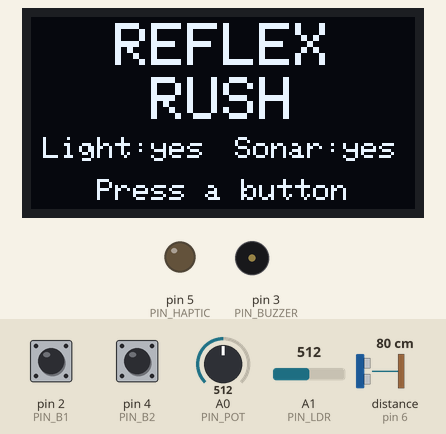
Simulated run of this sketch. Board: Arduino Nano, built with avr-gcc and run on an emulated ATmega328P. On the bench: 128×64 one-colour display, output pins drawn as LEDs (lit = HIGH), buzzer (waves = sounding). Wiring (inferred from the names in the program): ultrasonic range finder: trigger pin 7; echo pin 6. Inputs (shaded band) come from the test bench; at power-on: pin 2 (PIN_B1) LOW, pin 4 (PIN_B2) LOW, A0 (PIN_POT) = 512, A1 (PIN_LDR) = 512, distance to the obstacle (sensor on pin 6) 80 cm. The echo pulse lasts 58.3 µs per cm; random numbers use the default seed unless the sketch sets one; pins used as bus, display or sensor lines are not drawn.

Above: at 1.5 s.
1.6 s: pin 2 (PIN_B1) pulsed HIGH 5 times (0.12 s each, 0.3 s apart)
At 3.3 s:
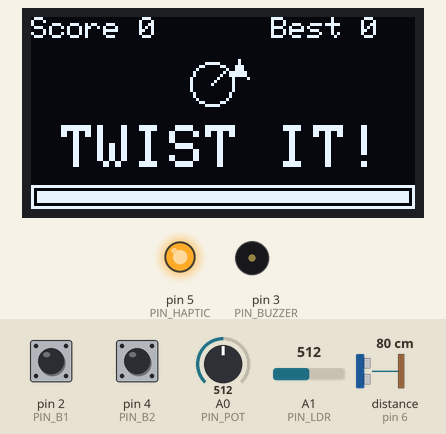
At 3.9 s:
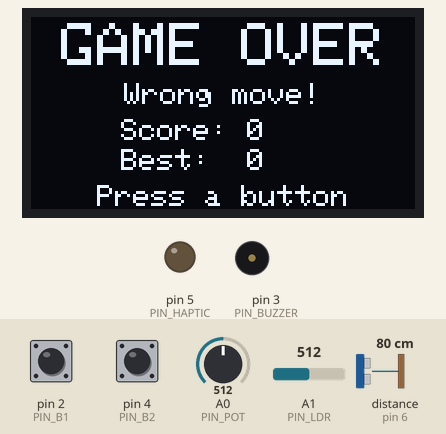
4.6 s: pin 4 (PIN_B2) pulsed HIGH 2 times (0.12 s each, 0.3 s apart)
At 5.71 s:
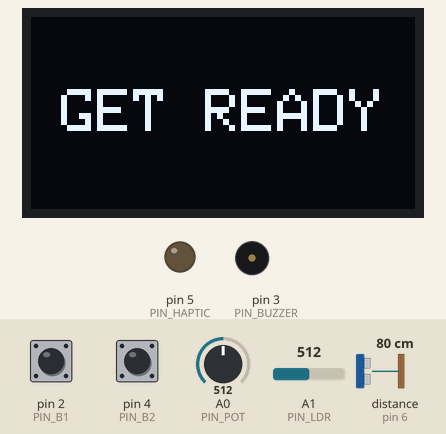
8.2 s: A0 (PIN_POT) set to 705
10.9 s: A0 (PIN_POT) set to 723
Timing chart, 0 to 13.4 s (numbered marks = the images above; inputs shaded):
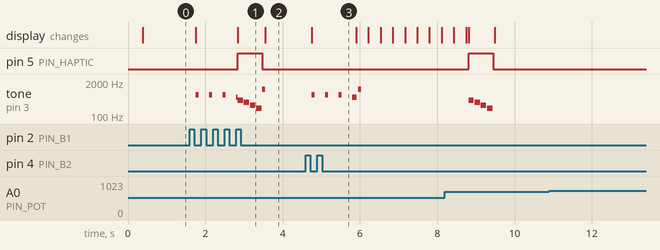

Measured:
- after the input at 1.6 s, pin 5 (PIN_HAPTIC): LOW → HIGH after 1.2 s, → LOW 0.64 s later; tone on pin 3 (PIN_BUZZER): plays 660 Hz for 0.08 s, 660 Hz for 0.08 s, 660 Hz for 0.08 s, 523 Hz for 0.03 s, 392 Hz for 0.14 s, 330 Hz for 0.14 s … (9 notes in this stretch), starting after 0.15 s
- after the input at 4.6 s, tone on pin 3 (PIN_BUZZER): plays 660 Hz for 0.08 s, 660 Hz for 0.08 s, 660 Hz for 0.08 s, 523 Hz for 0.11 s, 1047 Hz for 0.07 s, starting after 0.15 s; the display: changes after 0.15 s (image 3)
- after the input at 10.9 s, every drawn part: stays the same

The sketch:

ReflexRush.ino
```cpp
/*
 * REFLEX RUSH - a call-and-respond reaction game for the "TheThing" board.
 *
 * The screen (and a sound cue) tells you what to do. Do it before the bar
 * runs out. Every success makes the next call faster. Wrong move = game over.
 *
 *   PUSH 1!   -> BUTTON2 (SW2 "switch #1") on D2      cue: two high beeps
 *   PUSH 2!   -> BUTTON3 (SW3 "switch #2") on D4      cue: two low beeps
 *   TWIST IT! -> turn the potentiometer (A0)          cue: rising chirp
 *   COVER IT! -> cover the LDR / light sensor (A1)    cue: falling chirp
 *   WAVE IT!  -> wave a hand over the HC-SR04 sonar   cue: warble
 *
 * COVER and WAVE are only used if those sensors are detected at power-up.
 * The schematic swaps TRIGGER/ECHO (D6/D7) between its two pages, so both
 * wirings are tried automatically.
 * Pressing the wrong button or twisting when you shouldn't ends the game
 * (shadows and hands near the sonar are never counted against you).
 * Best score is saved in EEPROM.
 *
 * Libraries: "Adafruit SH110X" and "Adafruit GFX Library".
 */
#include <Wire.h>
#include <EEPROM.h>
#include <Adafruit_GFX.h>
#include <Adafruit_SH110X.h>

const uint8_t PIN_POT = A0, PIN_LDR = A1, PIN_B1 = 2, PIN_B2 = 4,
              PIN_BUZZER = 3, PIN_HAPTIC = 5;
uint8_t pinTrig = 7, pinEcho = 6;

Adafruit_SH1106G display(128, 64, &Wire, -1);
#define WHITE SH110X_WHITE
#define BLACK SH110X_BLACK

enum Cmd : uint8_t { PUSH1, PUSH2, TWIST, COVER, WAVE, NUM_CMDS };
const char txt0[] PROGMEM = "PUSH 1!";
const char txt1[] PROGMEM = "PUSH 2!";
const char txt2[] PROGMEM = "TWIST IT!";
const char txt3[] PROGMEM = "COVER IT!";
const char txt4[] PROGMEM = "WAVE IT!";
const char *const cmdText[] PROGMEM = {txt0, txt1, txt2, txt3, txt4};
// Two-note sound cue per command
const uint16_t PROGMEM cueNotes[NUM_CMDS][2] = {
  {1568, 1568}, {392, 392}, {523, 1047}, {1047, 523}, {880, 659}};

bool enabled[NUM_CMDS] = {true, true, true, false, false};
bool hasLdr = false, hasSonar = false;

enum State { TITLE, CALL, SUCCESS, FAIL };
State state = TITLE;

Cmd current, lastCmd = NUM_CMDS;
uint8_t repeatCount = 0;
uint16_t score = 0, best = 0;
uint16_t windowMs;
unsigned long callStart, stateUntil, cueNoteAt = 0, hapticOff = 0;
uint16_t cueSecond = 0;
int potBase, ldrBase, sonarBase;
const __FlashStringHelper *failReason;

// ---------- Inputs ----------
bool b1() { return digitalRead(PIN_B1) == HIGH; }
bool b2() { return digitalRead(PIN_B2) == HIGH; }

int sonarCm() {
  digitalWrite(pinTrig, LOW);
  delayMicroseconds(2);
  digitalWrite(pinTrig, HIGH);
  delayMicroseconds(10);
  digitalWrite(pinTrig, LOW);
  unsigned long us = pulseIn(pinEcho, HIGH, 12000);   // ~2 m max, keeps loop fast
  return us ? us / 58 : 0;                             // 0 = nothing / timeout
}

bool probeSonar(uint8_t trig, uint8_t echo) {
  pinTrig = trig; pinEcho = echo;
  pinMode(pinTrig, OUTPUT);
  pinMode(pinEcho, INPUT);
  uint8_t good = 0;
  for (uint8_t i = 0; i < 6; i++) {
    int d = sonarCm();
    if (d >= 2 && d <= 200) good++;
    delay(30);
  }
  // Needs real echoes, so at power-up point the sonar at something
  // within ~2 m (a wall, the ceiling, your hand).
  return good >= 3;
}

void detectSensors() {
  // LDR: connected readings are stable; a floating pin wanders.
  int lo = 1023, hi = 0;
  for (uint8_t i = 0; i < 16; i++) {
    int v = analogRead(PIN_LDR);
    lo = min(lo, v); hi = max(hi, v);
    delay(5);
  }
  hasLdr = (hi - lo) < 60 && hi > 40;

  hasSonar = probeSonar(7, 6) || probeSonar(6, 7);
  if (!hasSonar) { pinMode(6, INPUT); pinMode(7, INPUT); }

  enabled[COVER] = hasLdr;
  enabled[WAVE] = hasSonar;
}

// ---------- Output ----------
void beep(unsigned int f, unsigned long ms) { tone(PIN_BUZZER, f, ms); }
void rumble(unsigned long ms) { digitalWrite(PIN_HAPTIC, HIGH); hapticOff = millis() + ms; }

void playCue(Cmd c) {
  uint16_t d = windowMs > 1500 ? 110 : 70;
  beep(pgm_read_word(&cueNotes[c][0]), d);
  cueSecond = pgm_read_word(&cueNotes[c][1]);
  cueNoteAt = millis() + d + 30;
}

// ---------- Drawing ----------
void centerP(const char *pText, int16_t y, uint8_t size) {
  char buf[12];
  strncpy_P(buf, pText, sizeof(buf) - 1);
  buf[sizeof(buf) - 1] = 0;
  int16_t x1, y1; uint16_t w, h;
  display.setTextSize(size);
  display.getTextBounds(buf, 0, 0, &x1, &y1, &w, &h);
  display.setCursor((128 - w) / 2, y);
  display.print(buf);
}

void centerF(const __FlashStringHelper *t, int16_t y, uint8_t size) {
  int16_t x1, y1; uint16_t w, h;
  display.setTextSize(size);
  display.getTextBounds(t, 0, 0, &x1, &y1, &w, &h);
  display.setCursor((128 - w) / 2, y);
  display.print(t);
}

void drawIcon(Cmd c, int16_t cx, int16_t cy) {
  switch (c) {
    case PUSH1: case PUSH2:
      display.drawCircle(cx, cy, 7, WHITE);
      display.fillCircle(cx, cy, 4, WHITE);
      display.setTextSize(1);
      display.setCursor(cx + 11, cy - 3);
      display.print(c == PUSH1 ? '1' : '2');
      break;
    case TWIST:
      display.drawCircle(cx, cy, 7, WHITE);
      display.drawLine(cx, cy, cx + 5, cy - 5, WHITE);
      display.fillTriangle(cx + 9, cy - 8, cx + 12, cy - 2, cx + 6, cy - 3, WHITE);
      break;
    case COVER:  // a sun with a hand-ish bar over it
      display.fillCircle(cx, cy + 2, 4, WHITE);
      for (int8_t a = -1; a <= 1; a++) display.drawLine(cx + a * 6, cy - 4, cx + a * 8, cy - 7, WHITE);
      display.fillRoundRect(cx - 10, cy - 1, 20, 4, 2, WHITE);
      break;
    case WAVE:
      for (uint8_t r = 3; r <= 9; r += 3) display.drawCircle(cx - 8, cy, r, WHITE);
      display.fillRect(cx - 18, cy - 10, 10, 21, BLACK);
      display.fillRect(cx - 10, cy - 3, 4, 7, WHITE);
      break;
    default: break;
  }
}

void drawCall(float remaining) {
  display.clearDisplay();
  display.setTextSize(1);
  display.setCursor(0, 0);
  display.print(F("Score "));
  display.print(score);
  display.setCursor(80, 0);
  display.print(F("Best "));
  display.print(best);
  drawIcon(current, 60, 22);
  centerP((const char *)pgm_read_ptr(&cmdText[current]), 36, 2);
  int16_t w = (int16_t)(124 * remaining);
  display.drawRect(0, 56, 128, 8, WHITE);
  if (w > 0) display.fillRect(2, 58, w, 4, WHITE);
  display.display();
}

// ---------- Game flow ----------
Cmd pickCommand() {
  Cmd c;
  do {
    c = (Cmd)random(NUM_CMDS);
  } while (!enabled[c] || (c == lastCmd && repeatCount >= 1));
  repeatCount = (c == lastCmd) ? repeatCount + 1 : 0;
  lastCmd = c;
  return c;
}

void newCall() {
  current = pickCommand();
  potBase = analogRead(PIN_POT);
  ldrBase = analogRead(PIN_LDR);
  if (hasSonar) { int d = sonarCm(); sonarBase = d ? d : 400; }
  playCue(current);
  callStart = millis();
  state = CALL;
}

void startGame() {
  score = 0;
  windowMs = 3000;
  lastCmd = NUM_CMDS;
  display.clearDisplay();
  centerF(F("GET READY"), 24, 2);
  display.display();
  for (uint8_t i = 0; i < 3; i++) { beep(660, 80); delay(350); }
  newCall();
}

void fail(const __FlashStringHelper *why) {
  failReason = why;
  noTone(PIN_BUZZER);
  rumble(400);
  if (score > best) {
    best = score;
    EEPROM.put(0, (uint16_t)0xB0B1);   // magic marker
    EEPROM.put(2, best);
  }
  static const uint16_t tune[] = {392, 330, 262, 196};
  for (uint8_t i = 0; i < 4; i++) { tone(PIN_BUZZER, tune[i], 140); delay(160); }
  state = FAIL;
  stateUntil = millis() + 800;    // ignore presses briefly
}

void succeed() {
  score++;
  beep(1319, 50);
  // Speed up: 6% faster each time, floor of 700 ms
  windowMs = max(700, (int)(windowMs * 0.94f));
  state = SUCCESS;
  stateUntil = millis() + (windowMs > 1500 ? 350 : 200);
}

// Returns which action (if any) the player is doing right now
// Bit flags: 1=PUSH1 2=PUSH2 4=TWIST 8=COVER 16=WAVE
uint8_t readActions() {
  uint8_t a = 0;
  if (b1()) a |= 1 << PUSH1;
  if (b2()) a |= 1 << PUSH2;
  if (abs(analogRead(PIN_POT) - potBase) > 200) a |= 1 << TWIST;
  if (hasLdr) {
    int v = analogRead(PIN_LDR);
    if (v < ldrBase * 0.6f && ldrBase - v > 40) a |= 1 << COVER;
  }
  if (hasSonar && current == WAVE) {   // only ping when needed (it's slow)
    int d = sonarCm();
    int trig = min(15, sonarBase - 8);
    if (d && d < trig) a |= 1 << WAVE;
  }
  return a;
}

// ---------- Arduino ----------
void setup() {
  pinMode(PIN_B1, INPUT);   // external 10k pull-downs
  pinMode(PIN_B2, INPUT);
  pinMode(PIN_BUZZER, OUTPUT);
  pinMode(PIN_HAPTIC, OUTPUT);
  digitalWrite(PIN_HAPTIC, LOW);
  if (!display.begin(0x3C, true)) { for (;;) { beep(200, 100); delay(1000); } }
  display.setTextColor(WHITE);

  uint16_t magic;
  EEPROM.get(0, magic);
  if (magic == 0xB0B1) EEPROM.get(2, best);

  display.clearDisplay();
  centerF(F("Checking"), 16, 1);
  centerF(F("sensors..."), 28, 1);
  display.display();
  detectSensors();
  randomSeed(analogRead(A6) ^ (analogRead(A7) << 3) ^ micros());
}

void loop() {
  unsigned long now = millis();
  if (hapticOff && now >= hapticOff) { digitalWrite(PIN_HAPTIC, LOW); hapticOff = 0; }
  if (cueNoteAt && now >= cueNoteAt) { beep(cueSecond, 70); cueNoteAt = 0; }

  switch (state) {
    case TITLE: {
      display.clearDisplay();
      centerF(F("REFLEX"), 2, 2);
      centerF(F("RUSH"), 20, 2);
      display.setTextSize(1);
      display.setCursor(4, 40);
      display.print(F("Light:"));
      display.print(hasLdr ? F("yes") : F("no"));
      display.setCursor(68, 40);
      display.print(F("Sonar:"));
      display.print(hasSonar ? F("yes") : F("no"));
      centerF(F("Press a button"), 54, 1);
      display.display();
      static bool armed = false;
      if (!b1() && !b2()) armed = true;
      else if (armed) { armed = false; while (b1() || b2()) delay(5); startGame(); }
      break;
    }

    case CALL: {
      float remaining = 1.0f - (float)(now - callStart) / windowMs;
      if (remaining <= 0) { fail(F("Too slow!")); break; }
      drawCall(remaining);
      uint8_t acts = readActions();
      uint8_t want = 1 << current;
      // Only buttons and twisting count as a "wrong move"
      uint8_t wrong = acts & ~want & ((1 << PUSH1) | (1 << PUSH2) | (1 << TWIST));
      if (wrong) fail(F("Wrong move!"));
      else if (acts & want) succeed();
      break;
    }

    case SUCCESS:
      // Wait until buttons are released and the pause has passed
      if (now >= stateUntil && !b1() && !b2()) newCall();
      break;

    case FAIL: {
      display.clearDisplay();
      centerF(F("GAME OVER"), 2, 2);
      centerF(failReason, 22, 1);
      display.setTextSize(1);
      display.setCursor(30, 34); display.print(F("Score: ")); display.print(score);
      display.setCursor(30, 44); display.print(F("Best:  ")); display.print(best);
      centerF(F("Press a button"), 56, 1);
      display.display();
      static bool armed = false;
      if (now < stateUntil) { armed = false; break; }
      if (!b1() && !b2()) armed = true;
      else if (armed) { armed = false; while (b1() || b2()) delay(5); startGame(); }
      break;
    }
  }
}
```
